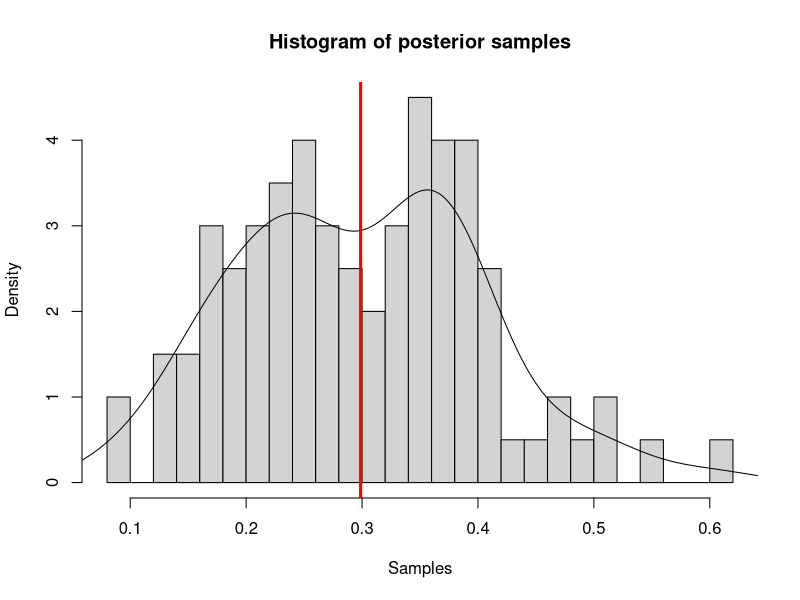
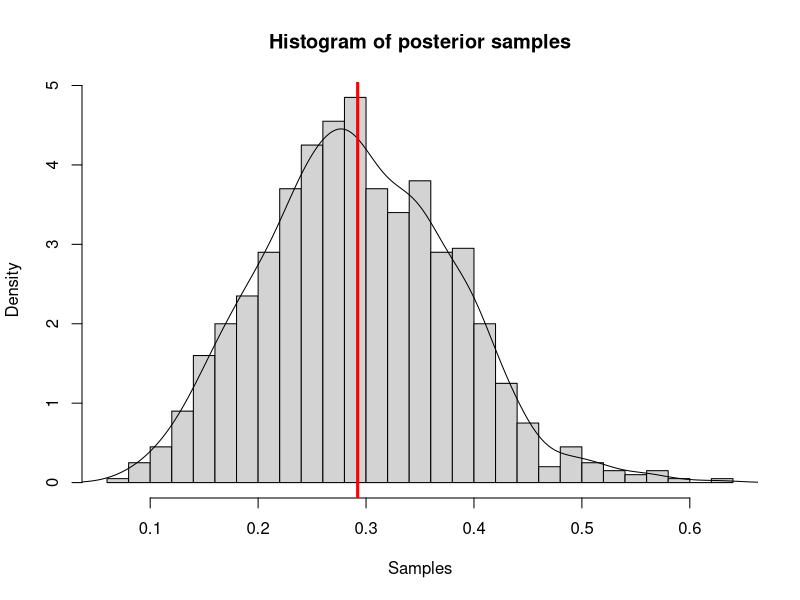
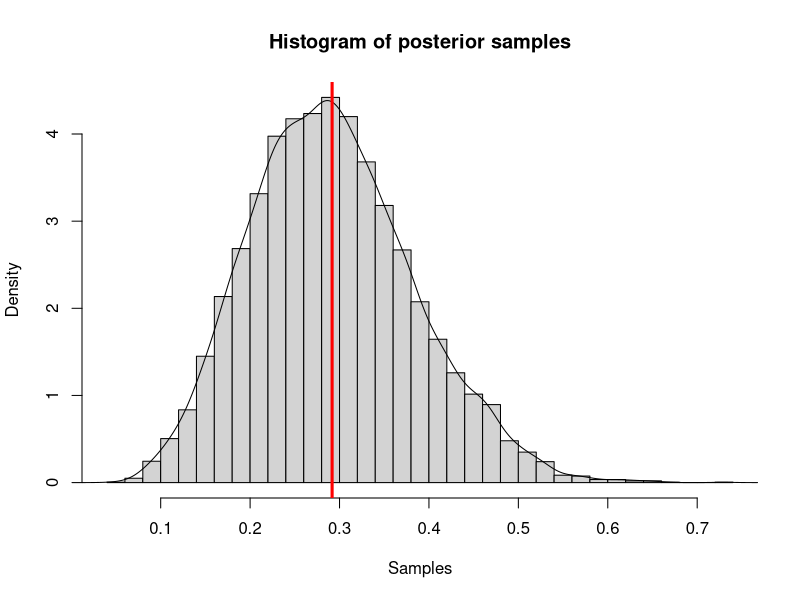
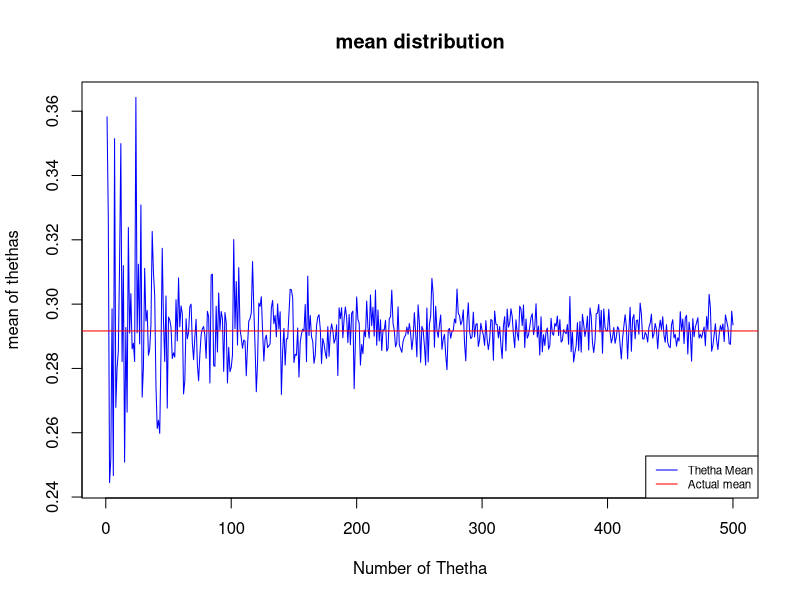
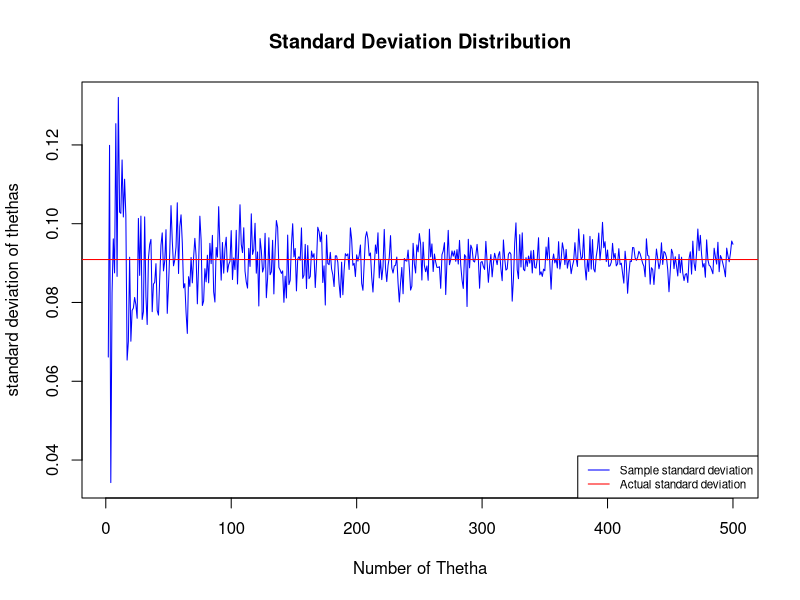
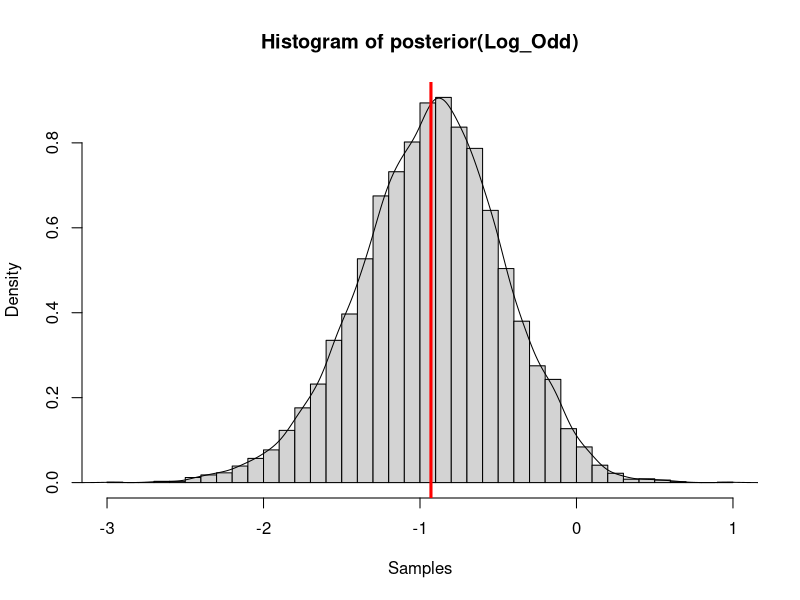
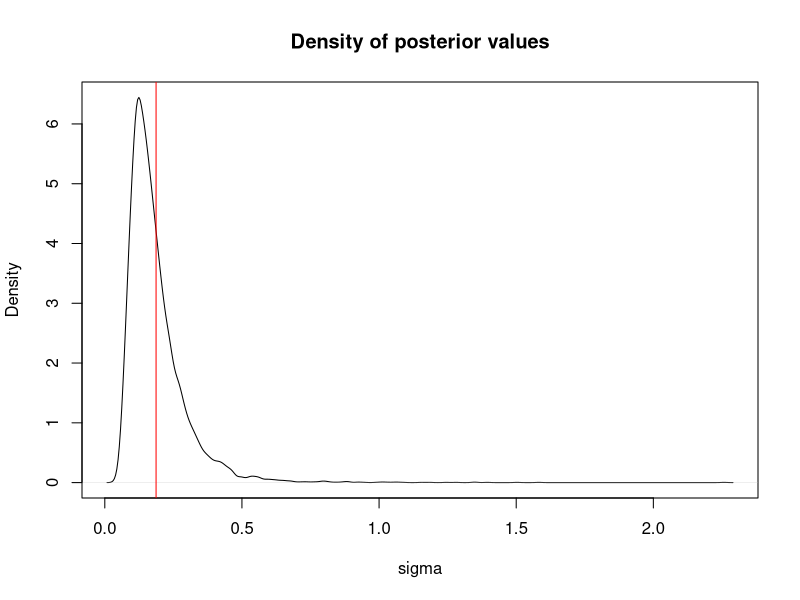
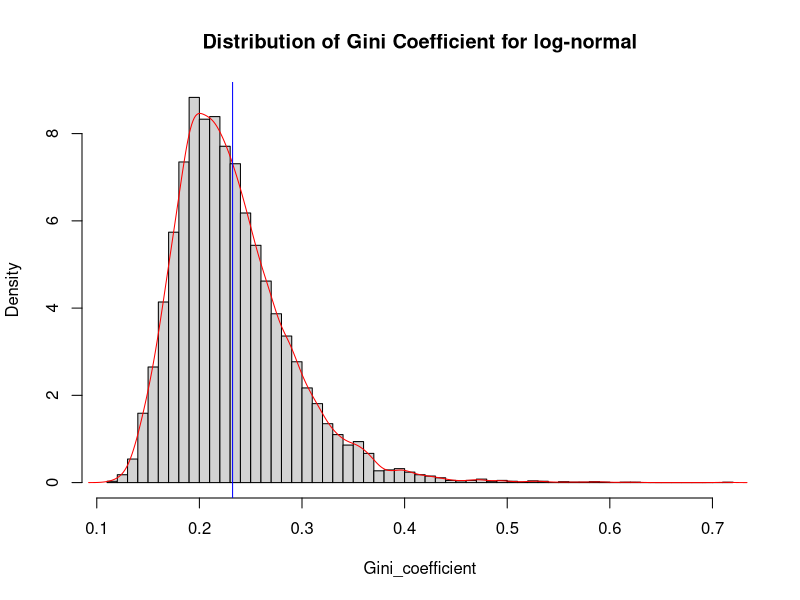

R code for these plots, in order:
## ---- chunk 1
knitr::opts_chunk$set(echo = TRUE)
## ---- chunk 2
actual_mean = 0.29166
actual_sd = 0.0909
Posterior_values <- function(n) {
  thetha_samples <- rbeta(n,7,17)
  return(thetha_samples)
}
Posterior_graph <- function(samples) {
  b <- min(length(samples)/2,30)
  hist(samples,breaks=b,freq = FALSE,
       xlab="Samples",main="Histogram of posterior samples")
  lines(density(samples))
  abline(v=mean(samples),col="red",lwd=3)
}
## ---- chunk 3
set.seed(12345)
posterior100 <- Posterior_values(100)
cat("sample mean", mean(posterior100),"\n")
cat("sample standard deviation",sd(posterior100), "\n")
cat("Difference between actual mean",abs(mean(posterior100) - actual_mean),"and actual standard deviation",abs(sd(posterior100) - actual_sd),"\n")
Posterior_graph(posterior100)
## ---- chunk 4
posterior1000 <- Posterior_values(1000)
cat("sample mean", mean(posterior1000),"\n")
cat("sample standard deviation",sd(posterior1000), "\n")
cat("Difference between actual mean",abs(mean(posterior1000) - actual_mean),"and actual standard deviation",abs(mean(posterior1000) - actual_sd),"\n")
Posterior_graph(posterior1000)
## ---- chunk 5
posterior10000 <- Posterior_values(10000)
cat("sample mean", mean(posterior10000),"\n")
cat("sample standard deviation",sd(posterior10000), "\n")
cat("Difference between actual mean",abs(mean(posterior10000) - actual_mean),"and actual standard deviation",abs(sd(posterior10000) - actual_sd),"\n")
Posterior_graph(posterior10000)
## ---- chunk 6
set.seed(12345)
samples = list()
sample_mean = numeric()
sample_sd = numeric()
for(i in 1:500){
samples[[i]] <- Posterior_values(i) 
}
for(i in 1:500){
sample_mean[i] <- mean(samples[[i]]) 
}
for(i in 1:500){
sample_sd[i] <- sd(samples[[i]]) 
}
## ---- chunk 7
plot(1:500, sample_mean, type="l",xlab="Number of Thetha",ylab="mean of thethas", main="mean distribution",col="blue")
abline(h=actual_mean,col="red")
legend("bottomright",legend=c("Thetha Mean","Actual mean"),col=c("blue","red"),lty=1,cex=.7)
## ---- chunk 8
plot(1:500, sample_sd, type="l",xlab="Number of Thetha",ylab="standard deviation of thethas", main="Standard Deviation Distribution",col="blue")
abline(h=actual_sd,col="red")
legend("bottomright",legend=c("Sample standard deviation","Actual standard deviation"),col=c("blue","red"),lty=1,cex=.7)
## ---- chunk 9
set.seed(12345)
posterior_sample <- Posterior_values(1000)
sample_probability <- sum(posterior_sample > 0.3) / 1000
cat("The probability of the thetha values is",sample_probability,"\n")
actual_probability <- 1 - pbeta(.3,7,17)
cat("The probability of the actual distribution is",actual_probability,"\n")
cat("The difference between actual probability and sample probability",abs(sample_probability - actual_probability),"\n")
## ---- chunk 10
posterior_sample <- Posterior_values(10000)
log_odd <- sapply(posterior_sample, function(x) log(x/(1-x)) )
hist(log_odd,breaks=30,freq = FALSE,xlab="Samples",main="Histogram of posterior(Log_Odd)")
lines(density(log_odd))
abline(v=mean(log_odd),col="red",lwd=3)
## ---- chunk 11
observed_value <-c(44, 25, 45, 52, 30, 63, 19, 50, 34, 67)
observedvalue_log <- log(observed_value)
mu <- 3.7
n <- length(observed_value)
## ---- chunk 12
mean_sample <- mean(observedvalue_log)
cat("The mean of the sample is",mean_sample,"\n")
sd_sample <- sum((observedvalue_log-mu)^2)/length(observedvalue_log)
cat("The standard deviation of the sample is",sd_sample,"\n")
## ---- chunk 13
N <- 10000
tau <- sd_sample
## ---- chunk 14
set.seed(12345)
samples_chisq <- rchisq(N,n)
samples_invchisq_scaled <- tau * n / samples_chisq
samples_mean <- mean(samples_invchisq_scaled)
cat("The mean of inverse chi-square-values",samples_mean,"\n")
d <- density(samples_invchisq_scaled)
plot(d,main="Density of posterior values",xlab="sigma")
abline(v=samples_mean, col="red")
## ---- chunk 15
set.seed(12345)
Gini_coefficient <- 2 * pnorm(sqrt(samples_invchisq_scaled)/sqrt(2),0,1) - 1
hist(Gini_coefficient,breaks=50,probability=T,main="Distribution of Gini Coefficient for log-normal")
lines(density(Gini_coefficient),col="red",lty=1)
abline(v=mean(Gini_coefficient), col="blue")
## ---- chunk 16
set.seed(12345)
Density_gini <- density(Gini_coefficient)
N <- length(Density_gini$y)
x <- seq(0,100,length.out=N)
y <- cumsum(Density_gini$y[order(Density_gini$y)]) / sum(Density_gini$y)* 100
cred_lower<- max(x[which(y <= 5)])
cred_upper<- min(x[which(y >= 95)])
plot(x,y,type="l")
lines(x[which(y <= 5)],y[which(y <= 5)], col= "red")
lines(x[which(y >= 95)],y[which(y >= 95)], col= "red")
polygon(c(0,x[which(y <= 5)],max(x[which(y <= 5)])),c(0,y[which(y <= 5)],0), col ="red")
polygon(c(min(x[-c(which(y <= 5),which(y >= 95))]),x[-c(which(y <= 5),which(y >= 95))],max(x[-c(which(y <= 5),which(y >= 95))])),c(0,y[-c(which(y <= 5),which(y >= 95))],0), col ="blue")
polygon(c(min(x[which(y >= 95)]),x[which(y >= 95)],max(x[which(y >= 95)])),c(0,y[which(y >= 95)],0), col ="red")
legend("topleft", legend=c("Log-normal curve","credebile interval(90%)"),lty=c(1,1),col=c("black","blue"),cex=.7)
## ---- chunk 17
outlier <-x[which(y <= 10)]
accept <-x[which(y > 10)]
accept_y <- y[which(y > 10)]
outlier_y <- y[which(y <= 10)]
cred_limit <- min(x[which(y > 10)])
plot(x,y,type="l", ylab="Income", xlab="cumulative share")
lines(outlier,outlier_y, col= "red")
polygon(c(0,outlier,max(outlier)),c(0,outlier_y,0), col ="red")
polygon(c(min(accept),accept,max(accept)),c(0,accept_y,0), col ="blue")
legend("topleft", legend=c("log-normal curve","credebile interval(90%)"),
       lty=c(1,1),col=c("black","blue"),cex=.7)
## ---- chunk 18
degrees <- c(40,303,326,285,296,314,20,308,299,296)
radians <- c(-2.44,2.14,2.54,1.83,2.02,2.33,-2.79,2.23,2.07,2.02)
plot(radians, xlab="Days", ylab="Wind orientation")
abline(0,0,lty=1, col="red")
## ---- chunk 19
Posterior <- function(y, mu,k) {
  return(exp(k*(sum(cos(y-mu)) - 1))/(2*pi*besselI(k,0))^length(y))
}
radian_mean <- 2.39
k_values <- seq(0,10,length.out = 10000)
posterior_values <- sapply(k_values,function(k) Posterior(radians,radian_mean,k))
max_index <- which(posterior_values == max(posterior_values))
max_k_values <- k_values[max_index]
prob_value <- posterior_values[max_index]
cat("The maximum k value is",max_k_values,"\n")
## ---- chunk 20
y_value = posterior_values[which(abs(k_values - radian_mean)==min(abs(k_values - radian_mean)))]
plot(k_values, posterior_values,type="l",xlab="K",ylab="Posterior values",main="K vs Posterior Values")
points(max_k_values,prob_value,col="red",pch=19)
text(max_k_values,prob_value,labels=round(max_k_values,4),pos=1,cex=.6)
abline(v=radian_mean,col="blue",pch=1)
legend("topright",legend=c("Max_value","Mean"),lty=c(NA,1),pch=c(19,NA), cex=.7,col=c("red","blue"))
